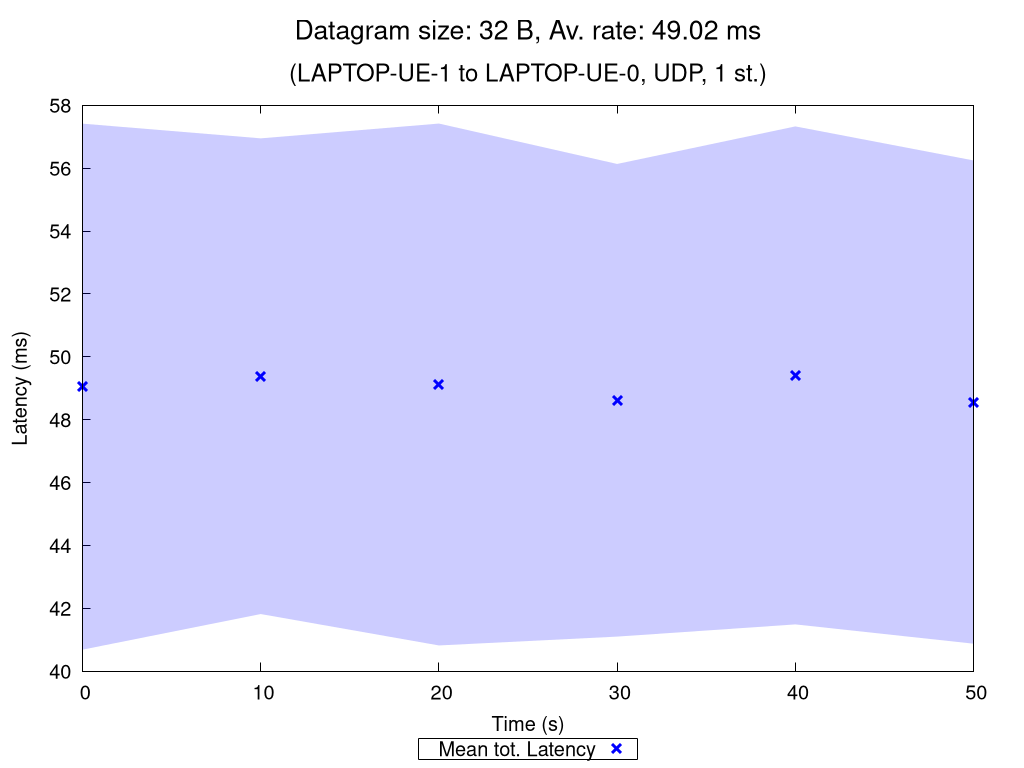

This chart was generated by the following gnuplot code:
set terminal pngcairo nocrop enhanced size 1024,768 font "Verdana,15"
set output "UDP_1_st_2020_10_11_15-15-48_two2one_00032B.png"

set title "{/=20 Datagram size: 32 B, Av. rate: 49.02 ms}\n\n{/=18 (LAPTOP-UE-1 to LAPTOP-UE-0, UDP, 1 st.)}"

set xlabel "Time (s)"
set ylabel "Latency (ms)"
set ytics nomirror
set key bmargin center horizontal box samplen 1 width -1
set bmargin 4.6
set rmargin 4.5

rf = 1.0  # rate factor
set style fill transparent solid 0.2 noborder
set autoscale xfix
plot "UDP_1_st_2020_10_11_15-15-48_two2one_00032B_iperf_processed.dat" using 1:($2/rf-$3/rf):($2/rf+$3/rf) with filledcurves lc rgb "blue" notitle, \
     "" using 1:($2/rf) with points pt 2 ps 1.5 lw 3 lc rgb "blue" title "Mean tot. Latency", \
